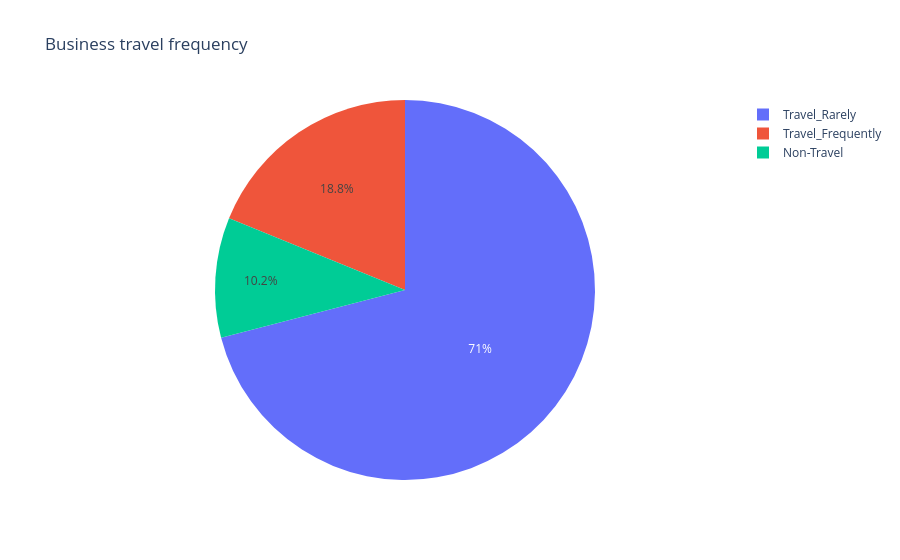

The code cell stored with this chart in its notebook:
### Code cell
fig = px.pie(df, names="BusinessTravel", title="Business travel frequency")
fig.show()

### Figure 1 — Plotly figure (JSON) as saved in the notebook; plotly's stock layout.template omitted (floating-point values rounded to 4 significant figures; data arrays with more than 128 entries replaced by an {"elided": "..."} marker saying what was removed)
{"data": [{"domain": {"x": [0.0, 1.0], "y": [0.0, 1.0]}, "hovertemplate": "BusinessTravel=%{label}<extra></extra>", "labels": {"elided": "1470 str values"}, "legendgroup": "", "name": "", "showlegend": true, "type": "pie"}], "layout": {"legend": {"tracegroupgap": 0}, "title": {"text": "Business travel frequency"}}}
